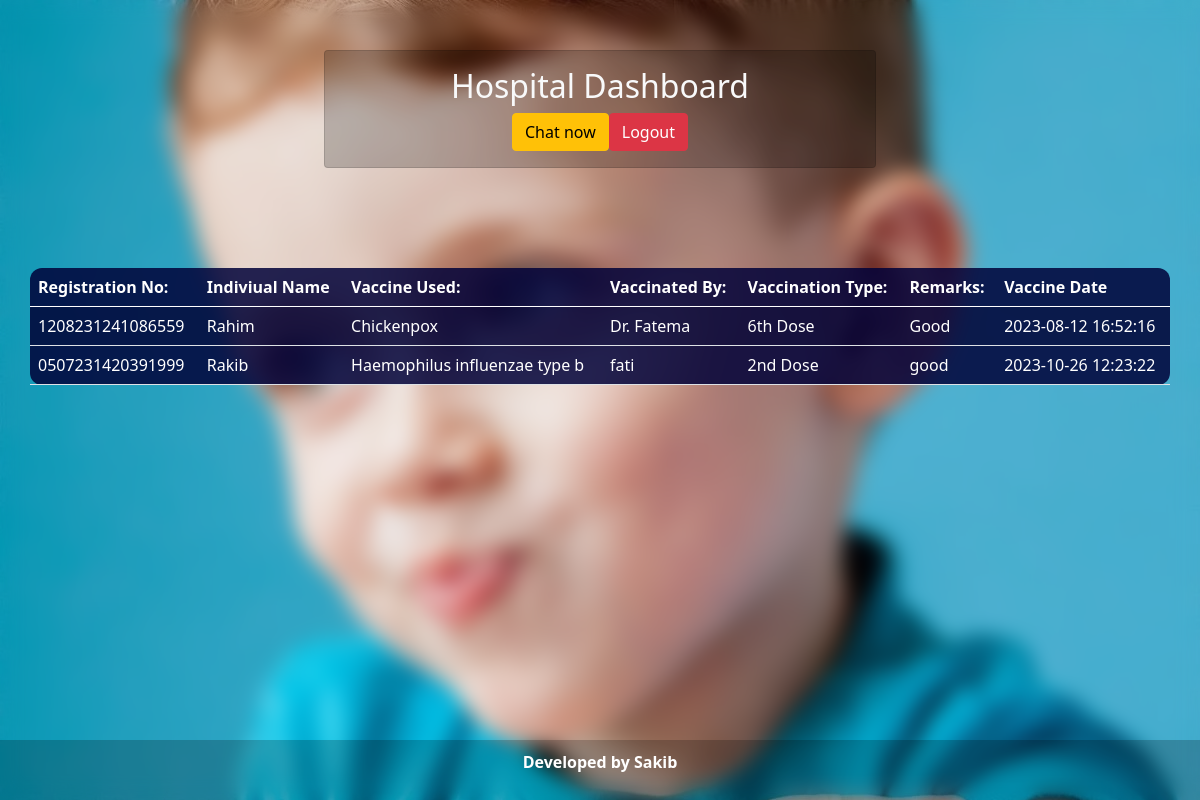
Screenshot of /Hospital/Dashboard.php (signed in) with the database file from the repository.
### tables this page shows
CREATE TABLE `vaccine_history_list` (
  `id` int(30) NOT NULL,
  `user_id` int(30) DEFAULT NULL,
  `individual_id` int(30) NOT NULL,
  `vaccine_id` int(30) NOT NULL,
  `location_id` int(30) NOT NULL,
  `vaccination_type` varchar(50) NOT NULL,
  `vaccinated_by` text NOT NULL,
  `remarks` text NOT NULL,
  `date_created` datetime NOT NULL DEFAULT current_timestamp(),
  `date_updated` datetime DEFAULT NULL ON UPDATE current_timestamp()
);

CREATE TABLE `individual_list` (
  `id` int(30) NOT NULL,
  `tracking_code` varchar(50) NOT NULL,
  `Vaccine_type` varchar(30) NOT NULL,
  `firstname` text NOT NULL,
  `middlename` text NOT NULL,
  `lastname` text NOT NULL,
  `gender` varchar(50) NOT NULL,
  `dob` date NOT NULL,
  `contact` varchar(100) NOT NULL,
  `address` text NOT NULL,
  `status` int(3) NOT NULL DEFAULT 0,
  `date_created` datetime NOT NULL DEFAULT current_timestamp(),
  `date_updated` datetime DEFAULT NULL ON UPDATE current_timestamp()
);

CREATE TABLE `vaccine_list` (
  `id` int(30) NOT NULL,
  `name` varchar(250) NOT NULL,
  `status` tinyint(1) NOT NULL DEFAULT 1,
  `Category` varchar(35) NOT NULL,
  `date_created` datetime NOT NULL DEFAULT current_timestamp() ON UPDATE current_timestamp()
);

### Hospital/Dashboard.php (the view, shortened to what this page needs)
<?php
$conn = mysqli_connect('localhost', 'root', '', 'vaccinated_db');
if (session_status() == PHP_SESSION_NONE) {
    if (isset($_SESSION['userdata'])) {
        echo "<script> location.href='../index.php'; </script>";
        exit();
    } else if (isset($_SESSION['GenLuserdata'])) {
?>
<!DOCTYPE html>
<html>
<head>
    <link href="https://cdn.jsdelivr.net/npm/bootstrap@5.0.2/dist/css/bootstrap.min.css" rel="stylesheet">
</head>
<body>
<div class="card">
  <div class="card-body">
    <div>
    <h2 class="text-light text-center">Hospital Dashboard</h2>
        <div class="d-inline d-flex justify-content-center">
            <a href="chat.php" class="btn btn-warning">Chat now</a>
            <a href="Logout.php" class="text-decoration-none btn btn-danger"> Logout </a>
        </div>
    </div>
    </div>
</div>
<div class="container">
    <div class="row dataTable">
        <table class="table table-striped">
            <thead>
                <tr>
                    <th>Registration No:</th>
                    <th>Indiviual Name</th>
                    <th>Vaccine Used:</th>
                    <th>Vaccinated By:</th>
                    <th>Vaccination Type:</th>
                    <th>Remarks:</th>
                    <th>Vaccine Date</th>
                </tr>
            </thead>
            <tbody>
    <?php
    $session_location = $_SESSION["location_id"];
    $qry = $conn->query("SELECT id, user_id, individual_id, vaccine_id, location_id, vaccination_type, vaccinated_by, remarks, date_created FROM vaccine_history_list WHERE location_id=$session_location");
    if ($qry->num_rows > 0) {
        while ($row = $qry->fetch_assoc()) {
            echo "<tr>";
            $individualId = $row['individual_id'];
            $individualQuery = $conn->query("SELECT tracking_code, firstname FROM individual_list WHERE id = $individualId");
            $individualData = $individualQuery->fetch_assoc();
            echo "<td>" . $individualData['tracking_code'] ."</td>";
            echo "<td>" . $individualData['firstname'] ."</td>";
            $vaccineId = $row['vaccine_id'];
            $vaccineQuery = $conn->query("SELECT name FROM vaccine_list WHERE id = $vaccineId");
            $vaccineData = $vaccineQuery->fetch_assoc();
            echo "<td>" . $vaccineData['name'] . "</td>";
            echo "<td>" . $row['vaccinated_by'] . "</td>";
            echo "<td>" . $row['vaccination_type'] . "</td>";
            echo "<td>" . $row['remarks'] . "</td>";
            echo "<td>" . $row['date_created'] . "</td>";
            echo "</tr>";
        }
    } else {
        echo "<tr><td colspan='9'>No records found for this hospital.</td></tr>";
    }
    ?>
</tbody>
        </table>
    </div>
</div>
    <footer style="text-align: center;padding: 10px;">
    <p>Developed by Sakib</p>
</footer>
</body>
</html>
<?php
    } else {
        echo "<script> location.href='../index.php'; </script>";
        exit();
    }
} else {
    echo "<script> location.href='../index.php'; </script>";
    exit();
}
?>

### Hospital/Dashboard.php (style rules this page uses)
body { background-image: url("../dist/img/bg.png"); backdrop-filter: blur(10px); }
.dataTable .table-striped { border-radius: 12px; color: white; background-color: #000239d9; }
td { color: white; }
.dataTable { position: relative; top:150px; }
.card { position: relative; display: flex; flex-direction: column; min-width: 0; word-wrap: break-word; background-color: #00000036; background-clip: border-box; border: 1px solid rgba(0,0,0,.125); border-radius: 0.25rem; margin: 0 auto; top: 50px; width: 46%; }
footer { position: absolute; bottom: 0; width: 100%; background-color: #00000036; color: #fff; font-weight: 700; }

### rows the page displays
vaccine_history_list: individual.tracking_code "1208231241086559", individual.firstname "Rahim", vaccine.name "Chickenpox", vaccinated_by "Dr. Fatema", vaccination_type "6th Dose", remarks "Good", date_created "2023-08-12 16:52:16"
vaccine_history_list: individual.tracking_code "0507231420391999", individual.firstname "Rakib", vaccine.name "Haemophilus influenzae type b", vaccinated_by "fati", vaccination_type "2nd Dose", remarks "good", date_created "2023-10-26 12:23:22"
